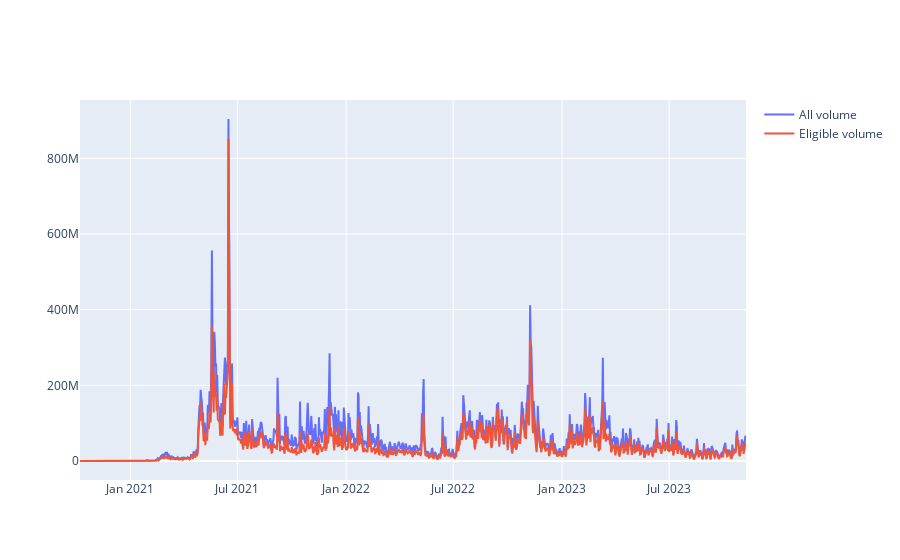

Source (notebook cell):
### Markdown cell above
## Volume analysis

Analyse volume instead of pair count.

### Code cell
volume_df = all_candles_df.resample("D").sum()
eligible_volume_df = candles_df.loc[candles_df["pair_id"].isin(eligible_pair_ids)].resample("D").sum()

print(f"All volume: {volume_df['volume'].sum():,} USD, eligible volume {eligible_volume_df['volume'].sum():,} USD")

#fig = px.line(volume_df, y="volume", title="All volume")
#fig.show()

#fig = px.line(eligible_volume_df, y="volume", title="Eligible volume")
#fig.show()

fig = go.Figure()
fig.add_trace(go.Scatter(x=volume_df.index, y=volume_df["volume"], mode='lines', name='All volume'))
fig.add_trace(go.Scatter(x=eligible_volume_df.index, y=eligible_volume_df["volume"], mode='lines', name='Eligible volume'))
fig.show()

### Figure 1 — Plotly figure (JSON) as saved in the notebook; plotly's stock layout.template omitted (floating-point values rounded to 4 significant figures; data arrays with more than 128 entries replaced by an {"elided": "..."} marker saying what was removed)
{"data": [{"mode": "lines", "name": "All volume", "type": "scatter", "x": {"elided": "1127 str values"}, "y": {"elided": "1127 float values"}}, {"mode": "lines", "name": "Eligible volume", "type": "scatter", "x": {"elided": "1127 str values"}, "y": {"elided": "1127 float values"}}], "layout": {}}
